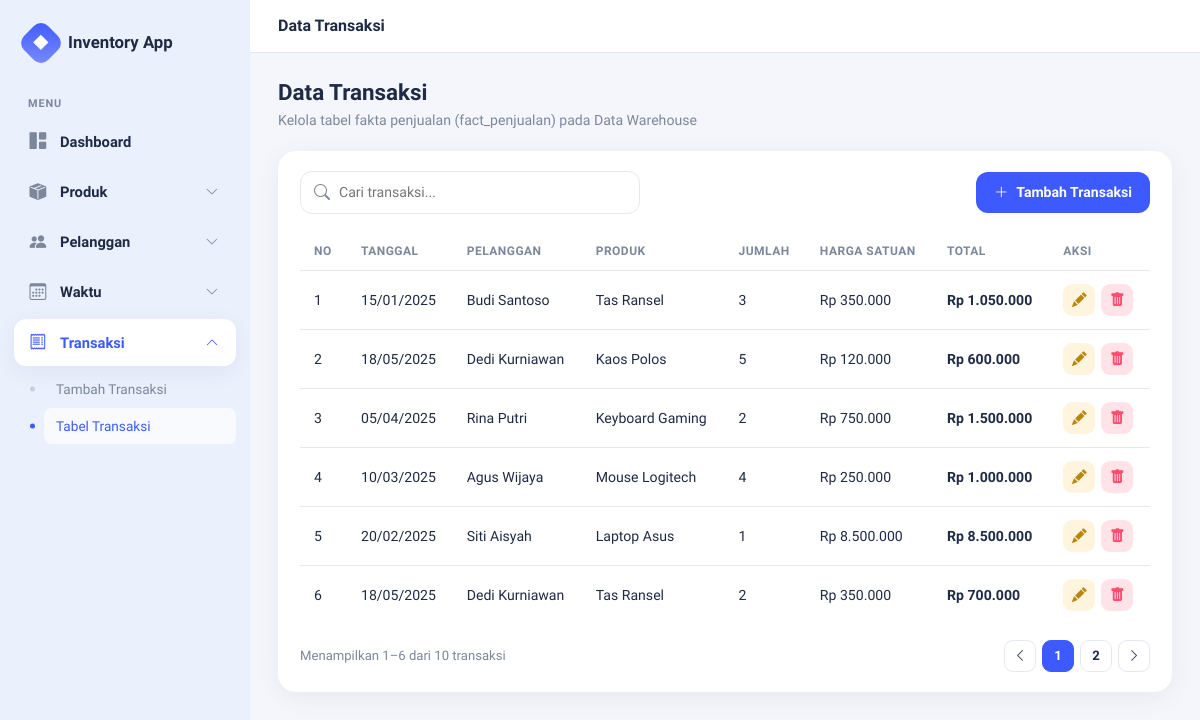
Page /transaksi/index.php on the committed database.
### tables this page shows
CREATE TABLE `fact_penjualan` (
  `id_penjualan` int NOT NULL,
  `id_produk` int DEFAULT NULL,
  `id_pelanggan` int DEFAULT NULL,
  `id_waktu` int DEFAULT NULL,
  `jumlah` int DEFAULT NULL,
  `harga_satuan` decimal(10,2) DEFAULT NULL,
  `total_harga` decimal(10,2) DEFAULT NULL
);

CREATE TABLE `dim_waktu` (
  `id_waktu` int NOT NULL,
  `tanggal` date DEFAULT NULL,
  `tahun` int DEFAULT NULL,
  `bulan` int DEFAULT NULL,
  `bulan_nama` varchar(20) DEFAULT NULL,
  `kuartal` int DEFAULT NULL
);

CREATE TABLE `dim_pelanggan` (
  `id_pelanggan` int NOT NULL,
  `kode_pelanggan` varchar(20) DEFAULT NULL,
  `nama_pelanggan` varchar(100) DEFAULT NULL,
  `jenis_kelamin` enum('L','P') DEFAULT NULL,
  `kota` varchar(50) DEFAULT NULL
);

CREATE TABLE `dim_produk` (
  `id_produk` int NOT NULL,
  `kode_produk` varchar(20) DEFAULT NULL,
  `nama_produk` varchar(100) DEFAULT NULL,
  `kategori` varchar(50) DEFAULT NULL,
  `harga` decimal(10,2) DEFAULT NULL
);

### transaksi/index.php (the view, shortened to what this page needs)
<?php
include '../config/koneksi.php';
$per_page = 6;
$page = isset($_GET['page']) ? max(1, (int)$_GET['page']) : 1;
$offset = ($page - 1) * $per_page;
$total_rows = mysqli_fetch_assoc(mysqli_query($conn, "SELECT COUNT(*) n FROM fact_penjualan"))['n'];
$total_pages = max(1, ceil($total_rows / $per_page));
$query = mysqli_query($conn, "
    SELECT f.*, p.nama_produk, pl.nama_pelanggan, w.tanggal
    FROM fact_penjualan f
    JOIN dim_produk p ON f.id_produk = p.id_produk
    JOIN dim_pelanggan pl ON f.id_pelanggan = pl.id_pelanggan
    JOIN dim_waktu w ON f.id_waktu = w.id_waktu
    ORDER BY f.id_penjualan DESC
    LIMIT $per_page OFFSET $offset
");
include '../includes/header.php';
?>
<div class="page-heading">
    <div>
        <h2>Data Transaksi</h2>
        <p>Kelola tabel fakta penjualan (fact_penjualan) pada Data Warehouse</p>
    </div>
</div>
<div class="surface-card">
    <div class="toolbar">
        <div class="search-box">
            <i class="bi bi-search"></i>
            <input type="text" placeholder="Cari transaksi..." data-search-input="tabelTransaksi">
        </div>
        <a href="tambah.php" class="btn-app-primary">
            <i class="bi bi-plus-lg"></i> Tambah Transaksi
        </a>
    </div>
    <div class="table-responsive">
        <table class="table-app" id="tabelTransaksi">
            <thead>
                <tr>
                    <th>No</th>
                    <th>Tanggal</th>
                    <th>Pelanggan</th>
                    <th>Produk</th>
                    <th>Jumlah</th>
                    <th>Harga Satuan</th>
                    <th>Total</th>
                    <th>Aksi</th>
                </tr>
            </thead>
            <tbody>
            <?php $no = $offset + 1; while($data = mysqli_fetch_assoc($query)): ?>
                <tr data-row>
                    <td><?= $no++ ?></td>
                    <td><?= date('d/m/Y', strtotime($data['tanggal'])) ?></td>
                    <td><?= htmlspecialchars($data['nama_pelanggan']) ?></td>
                    <td><?= htmlspecialchars($data['nama_produk']) ?></td>
                    <td><?= $data['jumlah'] ?></td>
                    <td>Rp <?= number_format($data['harga_satuan'],0,',','.') ?></td>
                    <td><strong>Rp <?= number_format($data['total_harga'],0,',','.') ?></strong></td>
                    <td>
                        <div class="row-actions">
                            <a href="edit.php?id=<?= $data['id_penjualan'] ?>" class="action-btn edit" title="Edit">
                                <i class="bi bi-pencil-fill"></i>
                            </a>
                            <a href="hapus.php?id=<?= $data['id_penjualan'] ?>" class="action-btn delete" title="Hapus"
                               onclick="return confirm('Yakin ingin menghapus transaksi ini?')">
                                <i class="bi bi-trash-fill"></i>
                            </a>
                        </div>
                    </td>
                </tr>
            <?php endwhile; ?>
            </tbody>
        </table>
    </div>
    <?php if($total_rows > 0): ?>
    <div class="pagination-app">
        <div class="info">Menampilkan <?= $offset+1 ?>–<?= min($offset+$per_page,$total_rows) ?> dari <?= $total_rows ?> transaksi</div>
        <div class="pages">
            <a href="?page=<?= max(1,$page-1) ?>"><i class="bi bi-chevron-left"></i></a>
            <?php for($i=1; $i<=$total_pages; $i++): ?>
                <a href="?page=<?= $i ?>" class="<?= $i===$page?'active':'' ?>"><?= $i ?></a>
            <?php endfor; ?>
            <a href="?page=<?= min($total_pages,$page+1) ?>"><i class="bi bi-chevron-right"></i></a>
        </div>
    </div>
    <?php endif; ?>
</div>
<?php include '../includes/footer.php'; ?>

### assets/css/style.css (style rules this page uses)
:root { --primary: #3D5AFE; --primary-dark: #2C3FD1; --primary-soft: #E8ECFF; --sidebar-bg: #EAF0FC; --sidebar-active: #FFFFFF; --bg-page: #F4F6FB; --text-dark: #1F2A44; --text-muted: #7C879B; --border-soft: #E3E8F2; --danger: #FF4D6D; --danger-soft: #FFE3E8; --success: #18B26B; --radius-lg: 18px; --radius-md: 12px; --shadow-soft: 0 6px 24px rgba(31, 42, 68, 0.06); }
* { box-sizing:border-box; }
body { font-family:'Plus Jakarta Sans','Inter',system-ui,-apple-system,sans-serif; background:var(--bg-page); color:var(--text-dark); margin:0; min-height:100vh; }
a { text-decoration:none; }
.page-heading { display:flex; align-items:flex-end; justify-content:space-between; flex-wrap:wrap; gap:12px; margin-bottom:20px; }
.page-heading h2 { font-size:1.4rem; font-weight:800; margin:0 0 4px; }
.page-heading p { margin:0; color:var(--text-muted); font-size:.88rem; }
.surface-card { background:#fff; border-radius:var(--radius-lg); box-shadow:var(--shadow-soft); padding:20px 22px; margin-bottom:22px; }
.toolbar { display:flex; align-items:center; gap:12px; flex-wrap:wrap; justify-content:space-between; margin-bottom:18px; }
.search-box { position:relative; flex:1; max-width:340px; }
.search-box i { position:absolute; left:14px; top:50%; transform:translateY(-50%); color:var(--text-muted); }
.search-box input { width:100%; padding:10px 14px 10px 38px; border-radius:12px; border:1px solid var(--border-soft); background:#fff; font-size:.88rem; }
.btn-app-primary { background:var(--primary); border:none; color:#fff; padding:10px 18px; border-radius:12px; font-weight:700; font-size:.88rem; display:inline-flex; align-items:center; gap:8px; white-space:nowrap; }
.table-app { width:100%; border-collapse:separate; border-spacing:0; font-size:.88rem; }
.table-app thead th { text-align:left; color:var(--text-muted); font-weight:700; font-size:.75rem; text-transform:uppercase; letter-spacing:.04em; padding:10px 14px; border-bottom:1px solid var(--border-soft); }
.table-app tbody td { padding:13px 14px; border-bottom:1px solid var(--border-soft); vertical-align:middle; color:var(--text-dark); }
.table-app tbody tr:last-child td { border-bottom:none; }
.row-actions { display:flex; gap:6px; }
.action-btn { width:32px;height:32px; border-radius:9px; border:none; display:inline-flex; align-items:center; justify-content:center; font-size:.92rem; }
.action-btn.edit { background:#FFF4DD; color:#B8860B; }
.action-btn.delete { background:var(--danger-soft); color:var(--danger); }
.pagination-app { display:flex; align-items:center; justify-content:space-between; margin-top:16px; flex-wrap:wrap; gap:10px; }
.pagination-app .info { color:var(--text-muted); font-size:.82rem; }
.pagination-app .pages { display:flex; gap:6px; align-items:center; }
.pagination-app .pages a, .pagination-app .pages span { min-width:32px; height:32px; border-radius:9px; display:flex; align-items:center; justify-content:center; font-size:.82rem; font-weight:600; color:var(--text-dark); border:1px solid var(--border-soft); }
.pagination-app .pages .active { background:var(--primary); border-color:var(--primary); color:#fff; }

### rows in the picture
fact_penjualan: id_waktu.tanggal "15/01/2025", id_pelanggan.nama_pelanggan "Budi Santoso", id_produk.nama_produk "Tas Ransel", jumlah "3", harga_satuan "350.000", total_harga "1.050.000"
fact_penjualan: id_waktu.tanggal "18/05/2025", id_pelanggan.nama_pelanggan "Dedi Kurniawan", id_produk.nama_produk "Kaos Polos", jumlah "5", harga_satuan "120.000", total_harga "600.000"
fact_penjualan: id_waktu.tanggal "05/04/2025", id_pelanggan.nama_pelanggan "Rina Putri", id_produk.nama_produk "Keyboard Gaming", jumlah "2", harga_satuan "750.000", total_harga "1.500.000"
fact_penjualan: id_waktu.tanggal "10/03/2025", id_pelanggan.nama_pelanggan "Agus Wijaya", id_produk.nama_produk "Mouse Logitech", jumlah "4", harga_satuan "250.000", total_harga "1.000.000"
fact_penjualan: id_waktu.tanggal "20/02/2025", id_pelanggan.nama_pelanggan "Siti Aisyah", id_produk.nama_produk "Laptop Asus", jumlah "1", harga_satuan "8.500.000", total_harga "8.500.000"
fact_penjualan: id_waktu.tanggal "18/05/2025", id_pelanggan.nama_pelanggan "Dedi Kurniawan", id_produk.nama_produk "Tas Ransel", jumlah "2", harga_satuan "350.000", total_harga "700.000"

### other values in the picture
$page_title "Data Transaksi"
$offset+1 "1"
min($offset+$per_page,$total_rows) "6"
$total_rows "10"
